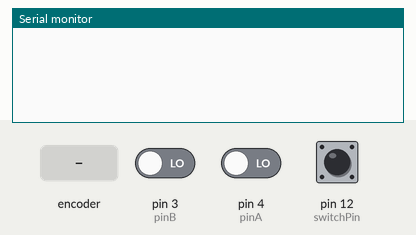
The sketch below on a simulated Arduino Uno, built with avr-gcc and run on an emulated ATmega328P. Shown: the last lines printed to the serial monitor. The test bench sets the inputs (shaded band); at power-on: pin 12 (switchPin) HIGH, pin 3 (pinB) LOW, pin 4 (pinA) LOW.

Above: at 1.2 s.
1.3 s: rotary encoder on pin 4 (pinA) / pin 3 (pinB) turned 1 step (first pin leading)
At 2.2 s:
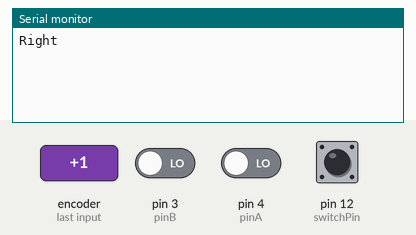
3.0 s: pin 12 (switchPin) pulled LOW for 0.15 s
At 3.6 s:
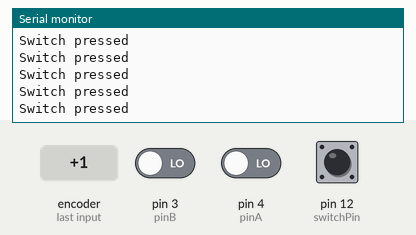
4.6 s: rotary encoder on pin 4 (pinA) / pin 3 (pinB) turned 2 steps (second pin leading)
At 5.7 s:
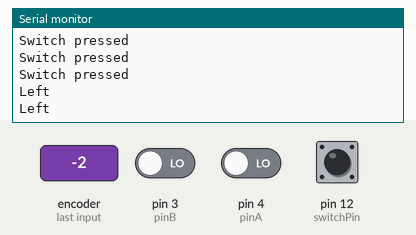
6.5 s: pin 12 (switchPin) driven LOW
At 7.5 s:
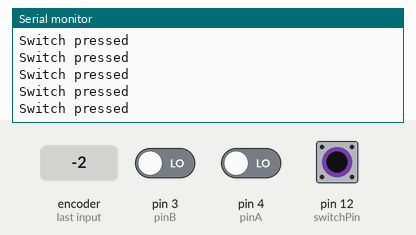

Measured:
- after the input at 1.3 s, the serial monitor: prints a new line after 0.05 s (image 1)
- after the input at 3.0 s, the serial monitor: prints a new line at once (image 2)
- after the input at 4.6 s, the serial monitor: prints a new line after 0.08 s (image 3)
- after the input at 6.5 s, the serial monitor: prints a new line at once (image 4)

The sketch:

rotary-encoder-part-1.ino
```cpp
// (licence header left out)
int switchPin = 12;                        // button pin
int switchState = HIGH;                    // button value

int pinA = 4;                              // Rotary encoder Pin A
int pinB = 3;                              // Rotary encoder Pin B
int pinAstateCurrent = LOW;                // Current state of Pin A
int pinAStateLast = pinAstateCurrent;      // Last read value of Pin A

void setup() {
  Serial.begin (9600);                     // Initialise the serial monitor

  pinMode (switchPin, INPUT_PULLUP);       // Enable the switchPin as input with a PULLUP resistor

  pinMode (pinA, INPUT);                   // Set PinA as input
  pinMode (pinB, INPUT);                   // Set PinB as input

}

void loop() {

  // BUTTON
  switchState = digitalRead(switchPin);    // Read the digital value of the switch (LOW/HIGH)

  // If the switch is pressed (LOW), print message
  if (switchState == LOW) {
      Serial.println("Switch pressed");
  }


  // ROTATION DIRECTION
  pinAstateCurrent = digitalRead(pinA);    // Read the current state of Pin A

  // If there is a minimal movement of 1 step
  if ((pinAStateLast == LOW) && (pinAstateCurrent == HIGH)) {

    if (digitalRead(pinB) == HIGH) {      // If Pin B is HIGH
      Serial.println("Left");             // Print on screen
    } else {
      Serial.println("Right");            // Print on screen
    }

  }

  pinAStateLast = pinAstateCurrent;        // Store the latest read value in the currect state variable

}
```
